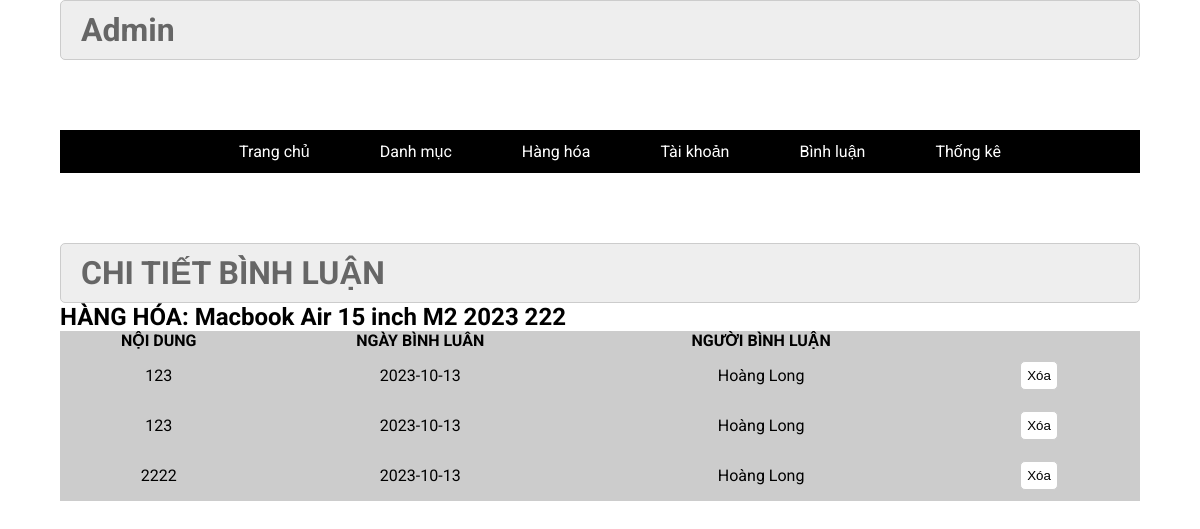
Page /admin/index.php?act=chi_tiet_binh_luan&id_sp=41 on the earlier database version.
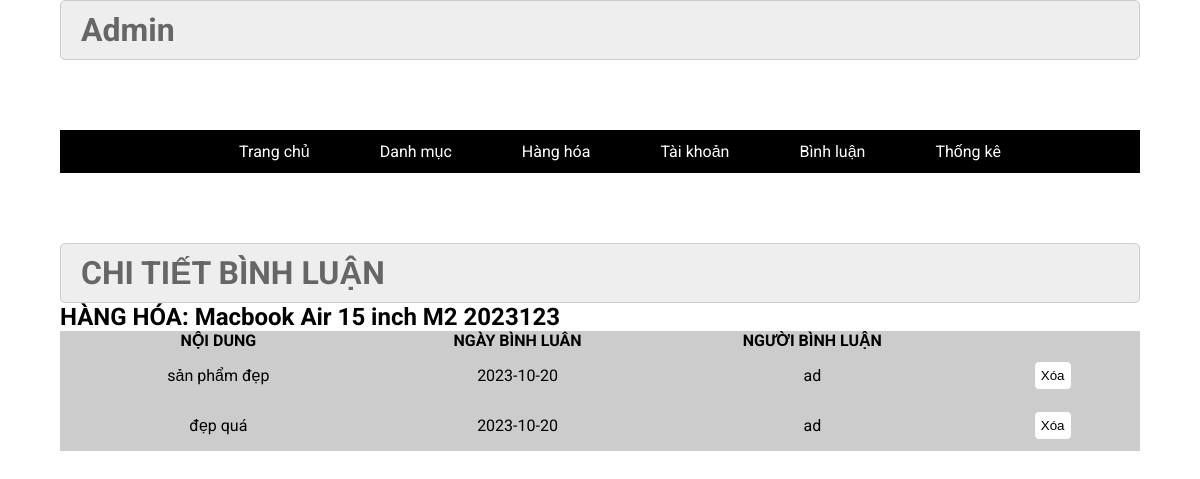
Same page on the later database version.
### tables this page shows
CREATE TABLE `sanpham` (
  `id` int(11) NOT NULL,
  `name` varchar(255) NOT NULL,
  `price` double(10,2) NOT NULL DEFAULT 0.00,
  `img` varchar(255) NOT NULL,
  `mota` text NOT NULL,
  `luotxem` int(11) NOT NULL DEFAULT 0,
  `iddm` int(11) NOT NULL
);

CREATE TABLE `binhluan` (
  `id` int(10) NOT NULL,
  `noidung` varchar(255) NOT NULL,
  `iduser` int(10) NOT NULL,
  `idpro` int(10) NOT NULL,
  `ngaybinhluan` date NOT NULL DEFAULT current_timestamp()
);

CREATE TABLE `taikhoan` (
  `id` int(11) NOT NULL,
  `user` varchar(50) NOT NULL,
  `pass` varchar(50) NOT NULL,
  `name` varchar(255) NOT NULL,
  `email` varchar(255) NOT NULL,
  `img` varchar(255) NOT NULL,
  `address` varchar(255) NOT NULL,
  `tel` varchar(20) NOT NULL,
  `role` int(11) NOT NULL DEFAULT 0
);

### model/pdo.php (called while the page is built, shortened)
<?php
function pdo_get_connection(){
    $servername = "localhost";
    $username = "root";
    $password = "";
    try {
        $conn = new PDO("mysql:host=$servername;dbname=duanmau", $username, $password);
        $conn->setAttribute(PDO::ATTR_ERRMODE, PDO::ERRMODE_EXCEPTION);
        return $conn;
    } catch(PDOException $e) {
        echo "Connection failed: " . $e->getMessage();
    }
}
function pdo_query($sql){
    $sql_args=array_slice(func_get_args(),1);
    try{
        $conn=pdo_get_connection();
        $stmt=$conn->prepare($sql);
        $stmt->execute($sql_args);
        $rows=$stmt->fetchAll();
        return $rows;
    }
    catch(PDOException $e){
        throw $e;
    }
    finally{
        unset($conn);
    }
}
?>

### model/binh_luan.php (called while the page is built, shortened)
<?php
function chi_tiet_binh_luan($id_sp){
    $sql="SELECT binhluan.*, sanpham.name, taikhoan.user FROM binhluan
    JOIN sanpham on binhluan.idpro=sanpham.id
    JOIN taikhoan on taikhoan.id=binhluan.iduser
    WHERE sanpham.id=$id_sp
    ORDER by binhluan.ngaybinhluan DESC";
    $sql=pdo_query($sql);
    return $sql;
}

### admin/binhluan/chi_tiet_binh_luan.php (the view)
<div class="row2">
    <div class="row2 font_title">
        <h1>CHI TIẾT BÌNH LUẬN</h1>
    </div>
    <h2>HÀNG HÓA: <?=$chi_tiet_binh_luan[0]['name'] ?></h2>
    <div class="row2 form_content ">
        <form action="#" method="POST">
            <div class="row2 mb10 formds_loai">
                <table>
                    <tr>
                        <th>NỘI DUNG</th>
                        <th>NGÀY BÌNH LUÂN</th>
                        <th>NGƯỜI BÌNH LUẬN</th>
                        <th></th>
                    </tr>
                    <?php foreach ($chi_tiet_binh_luan as $values) : extract($values)?>
                        <tr>
                            <td><?= $noidung ?></td>
                            <td><?= $ngaybinhluan ?></td>
                            <td><?= $user ?></td>
                            <td>
                                <a href="index.php?act=chi_tiet_binh_luan&id_sp=<?= $idpro ?>&id_binhluan=<?= $id ?>" onclick="return confirm('bạn có chắc là muốn xóa')"><input type="button" value="Xóa"></a>
                            </td>
                        </tr>
                    <?php endforeach ?>
                </table>
            </div>
        </form>
    </div>
</div>

Differences in the rows shown:
removed binhluan: noidung "123", ngaybinhluan "2023-10-13", iduser.user "Hoàng Long"
removed binhluan: noidung "123", ngaybinhluan "2023-10-13", iduser.user "Hoàng Long"
removed binhluan: noidung "2222", ngaybinhluan "2023-10-13", iduser.user "Hoàng Long"
changed sanpham: name "Macbook Air 15 inch M2 2023 222" → "Macbook Air 15 inch M2 2023123"
added binhluan: noidung "sản phẩm đẹp", ngaybinhluan "2023-10-20", iduser.user "ad"
added binhluan: noidung "đẹp quá", ngaybinhluan "2023-10-20", iduser.user "ad"
